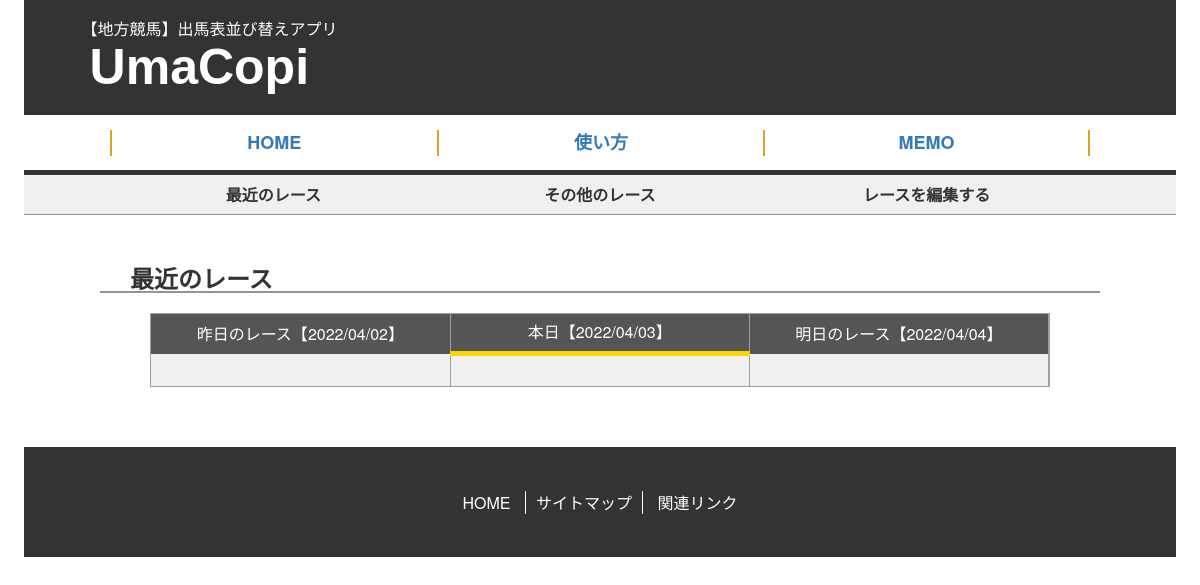
Page /umacopi/home/ on the earlier database version.
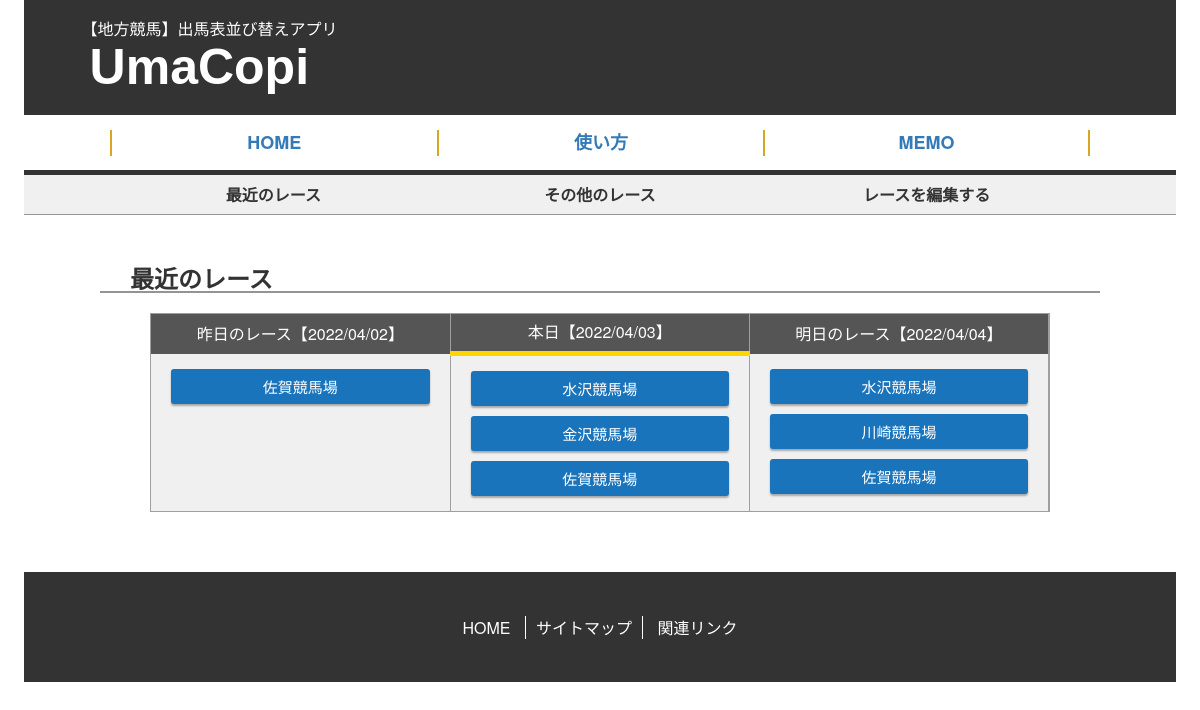
Same page on the later database version.
### umacopi/models.py (models this page shows, shortened)
class RaceInfo(models.Model): # 『レース情報』テーブル(一開催日＋一開催場所当りの情報を特定)
    date = models.CharField(max_length=12, verbose_name='開催日') # 開催日
    venue = models.ForeignKey(Venue, on_delete=models.CASCADE, verbose_name='開催場所') # 開催場所
    class Meta:
        verbose_name_plural = "レース情報"

class Venue(models.Model): # 開催場所テーブル
    name = models.CharField(max_length=10, verbose_name='開催場所名')
    class Meta:
        verbose_name_plural = "開催場所"

### umacopi/views.py (the view)
# urls.py: path('home/', HomeView.as_view(), name='home'),
class HomeView(ListView):
    model = RaceInfo
    queryset = RaceInfo.objects.all().select_related()
    template_name = 'home.html'
    def get_context_data(self, **kwargs):
        ctx = super().get_context_data(**kwargs)
        dt_today = datetime.datetime.now()
        dt_yesterday = dt_today - datetime.timedelta(days=1)
        dt_tomorrow = dt_today - datetime.timedelta(days=-1)
        today = dt_today.strftime('%Y/%m/%d') # 2022/##/##
        yesterday = dt_yesterday.strftime('%Y/%m/%d')
        tomorrow = dt_tomorrow.strftime('%Y/%m/%d')
        ctx['today'] = today
        ctx['yesterday'] = yesterday
        ctx['tomorrow'] = tomorrow
        ctx['join_date_today'] = dt_today.strftime('%Y%m%d') # 2022####
        ctx['join_date_yesterday'] = dt_yesterday.strftime('%Y%m%d')
        ctx['join_date_tomorrow'] = dt_tomorrow.strftime('%Y%m%d')
        ctx['today_races'] = RaceInfo.objects.filter(date=today)
        ctx['yesterday_races'] = RaceInfo.objects.filter(date=yesterday)
        ctx['tomorrow_races'] = RaceInfo.objects.filter(date=tomorrow)
        return ctx

### templates/home.html (shortened to what this page needs)
{% extends 'base.html' %}
{% load static %}
      	{% block contents %}
		<div id="infoContainer">
			<div class="subMenu">
			  <ul class="clearfix">
			  <li><a id="TodayRaceInfoTop" href='{% url "home" %}'>最近のレース</a></li>
			  <li><a id="MonthlyConveneInfoTop" href='{% url "other" %}'>その他のレース</a></li>
			  <li><a id="calendar" href='{% url "edit" %}'>レースを編集する</a></li>
			  </ul>
			</div>
		</div>
	  	<div class="innerWrapper">
			<h3>最近のレース</h3>
			<table class="course">
				<tbody>
					<tr>
						<th class="">昨日のレース【{{ yesterday }}】</th>
						<th class="active">本日【{{ today }}】</th>
						<th class="">明日のレース【{{ tomorrow }}】</th>
					</tr>
					<tr>
						<td>
						{% for yesterday_race in yesterday_races %}
							<a href="{% url 'yesterday' join_date_yesterday yesterday_race.venue.name %}" class="courseName">{{ yesterday_race.venue.name }}</a>
						{% endfor %}
						</td>
						<td>
						{% for today_race in today_races %}
							<a href='{% url "today" join_date_today today_race.venue.name %}' class="courseName">{{ today_race.venue.name }}</a>
						{% endfor %}
						</td>
						<td>
						{% for tomorrow_race in tomorrow_races %}
							<a href='{% url "tomorrow" join_date_tomorrow tomorrow_race.venue.name %}' class="courseName">{{ tomorrow_race.venue.name }}</a>
						{% endfor %}
						</td>
					</tr>
				</tbody>
			</table>
	  	</div>
      	{% endblock contents %}

Differences in the rows shown:
added RaceInfo: venue.name "佐賀競馬場", shown under "最近のレース"
added RaceInfo: venue.name "水沢競馬場"
added RaceInfo: venue.name "金沢競馬場"
added RaceInfo: venue.name "佐賀競馬場"
added RaceInfo: venue.name "水沢競馬場"
added RaceInfo: venue.name "川崎競馬場"
added RaceInfo: venue.name "佐賀競馬場"
